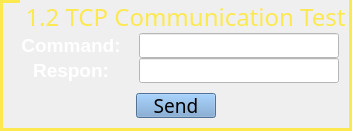
       <widget class="QGroupBox" name="groupBox_20">
        <property name="geometry">
         <rect>
          <x>320</x>
          <y>10</y>
          <width>352</width>
          <height>131</height>
         </rect>
        </property>
        <property name="minimumSize">
         <size>
          <width>0</width>
          <height>0</height>
         </size>
        </property>
        <property name="maximumSize">
         <size>
          <width>800</width>
          <height>999</height>
         </size>
        </property>
        <property name="font">
         <font>
          <family>Adobe 黑体 Std R</family>
          <pointsize>18</pointsize>
         </font>
        </property>
        <property name="styleSheet">
         <string notr="true">   QGroupBox {
	color: rgb(252, 233, 79);
	border-color: rgb(252, 233, 79);
            border-width: 3px;
            border-style: solid;
            margin-top: 2ex;
        }
        QGroupBox::title {
            subcontrol-origin: margin;
            subcontrol-position: top left;
            left: 20px;
            margin-left: 2px;
            padding: 0  0px;
        }</string>
        </property>
        <property name="title">
         <string>1.2 TCP Communication Test</string>
        </property>
        <layout class="QGridLayout" name="gridLayout_17">
         <property name="leftMargin">
          <number>0</number>
         </property>
         <property name="topMargin">
          <number>20</number>
         </property>
         <property name="rightMargin">
          <number>0</number>
         </property>
         <property name="bottomMargin">
          <number>0</number>
         </property>
         <property name="spacing">
          <number>0</number>
         </property>
         <item row="0" column="0">
          <layout class="QGridLayout" name="gridLayout_7">
           <item row="0" column="0">
            <widget class="QLabel" name="label_77">
             <property name="minimumSize">
              <size>
               <width>120</width>
               <height>25</height>
              </size>
             </property>
             <property name="maximumSize">
              <size>
               <width>60</width>
               <height>25</height>
              </size>
             </property>
             <property name="styleSheet">
              <string notr="true">
font: 12pt &quot;Adobe 黑体 Std R&quot;;</string>
             </property>
             <property name="text">
              <string>&lt;html&gt;&lt;head/&gt;&lt;body&gt;&lt;p align=&quot;center&quot;&gt;&lt;span style=&quot; font-size:14pt; font-weight:600; color:#ffffff;&quot;&gt;Command:&lt;/span&gt;&lt;/p&gt;&lt;/body&gt;&lt;/html&gt;</string>
             </property>
             <property name="alignment">
              <set>Qt::AlignLeading|Qt::AlignLeft|Qt::AlignVCenter</set>
             </property>
             <property name="wordWrap">
              <bool>false</bool>
             </property>
             <property name="margin">
              <number>0</number>
             </property>
             <property name="indent">
              <number>-2</number>
             </property>
             <property name="openExternalLinks">
              <bool>false</bool>
             </property>
            </widget>
           </item>
           <item row="0" column="1">
            <widget class="QLineEdit" name="TCP_tset_send">
             <property name="minimumSize">
              <size>
               <width>200</width>
               <height>25</height>
              </size>
             </property>
             <property name="maximumSize">
              <size>
               <width>200</width>
               <height>25</height>
              </size>
             </property>
             <property name="styleSheet">
              <string notr="true">background-color: rgb(255, 255, 255);</string>
             </property>
            </widget>
           </item>
           <item row="1" column="0">
            <widget class="QLabel" name="label_79">
             <property name="minimumSize">
              <size>
               <width>120</width>
               <height>25</height>
              </size>
             </property>
             <property name="maximumSize">
              <size>
               <width>60</width>
               <height>25</height>
              </size>
             </property>
             <property name="styleSheet">
              <string notr="true">
font: 12pt &quot;Adobe 黑体 Std R&quot;;</string>
             </property>
             <property name="text">
              <string>&lt;html&gt;&lt;head/&gt;&lt;body&gt;&lt;p align=&quot;center&quot;&gt;&lt;span style=&quot; font-size:14pt; font-weight:600; color:#ffffff;&quot;&gt;Respon:&lt;/span&gt;&lt;/p&gt;&lt;/body&gt;&lt;/html&gt;</string>
             </property>
             <property name="alignment">
              <set>Qt::AlignLeading|Qt::AlignLeft|Qt::AlignVCenter</set>
             </property>
             <property name="wordWrap">
              <bool>false</bool>
             </property>
             <property name="margin">
              <number>0</number>
             </property>
             <property name="indent">
              <number>-2</number>
             </property>
             <property name="openExternalLinks">
              <bool>false</bool>
             </property>
            </widget>
           </item>
           <item row="1" column="1">
            <widget class="QLineEdit" name="TCP_tset_recv_2">
             <property name="minimumSize">
              <size>
               <width>200</width>
               <height>25</height>
              </size>
             </property>
             <property name="maximumSize">
              <size>
               <width>200</width>
               <height>25</height>
              </size>
             </property>
             <property name="styleSheet">
              <string notr="true">background-color: rgb(255, 255, 255);</string>
             </property>
            </widget>
           </item>
          </layout>
         </item>
         <item row="1" column="0">
          <layout class="QHBoxLayout" name="horizontalLayout_5">
           <item>
            <spacer name="horizontalSpacer_30">
             <property name="orientation">
              <enum>Qt::Horizontal</enum>
             </property>
             <property name="sizeHint" stdset="0">
              <size>
               <width>58</width>
               <height>20</height>
              </size>
             </property>
            </spacer>
           </item>
           <item>
            <widget class="QPushButton" name="pushButton_analysis_1_18">
             <property name="sizePolicy">
              <sizepolicy hsizetype="Minimum" vsizetype="Fixed">
               <horstretch>130</horstretch>
               <verstretch>35</verstretch>
              </sizepolicy>
             </property>
             <property name="minimumSize">
              <size>
               <width>80</width>
               <height>25</height>
              </size>
             </property>
             <property name="maximumSize">
              <size>
               <width>80</width>
               <height>25</height>
              </size>
             </property>
             <property name="font">
              <font>
               <family>Adobe 黑体 Std R</family>
               <pointsize>14</pointsize>
               <weight>50</weight>
               <italic>false</italic>
               <bold>false</bold>
              </font>
             </property>
             <property name="focusPolicy">
              <enum>Qt::NoFocus</enum>
             </property>
             <property name="styleSheet">
              <string notr="true">background-color: rgb(114, 159, 207);</string>
             </property>
             <property name="text">
              <string>Send</string>
             </property>
            </widget>
           </item>
           <item>
            <spacer name="horizontalSpacer_29">
             <property name="orientation">
              <enum>Qt::Horizontal</enum>
             </property>
             <property name="sizeHint" stdset="0">
              <size>
               <width>98</width>
               <height>20</height>
              </size>
             </property>
            </spacer>
           </item>
          </layout>
         </item>
        </layout>
       </widget>
